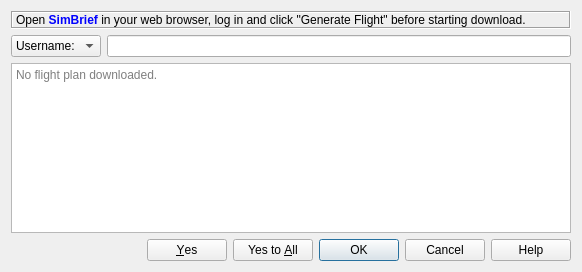
<?xml version="1.0" encoding="UTF-8"?>
<ui version="4.0">
 <class>FetchRouteDialog</class>
 <widget class="QDialog" name="FetchRouteDialog">
  <property name="geometry">
   <rect>
    <x>0</x>
    <y>0</y>
    <width>582</width>
    <height>272</height>
   </rect>
  </property>
  <property name="windowTitle">
   <string>Little Navmap - Open Flight Plan from SimBrief</string>
  </property>
  <layout class="QGridLayout" name="gridLayout">
   <item row="4" column="0" colspan="2">
    <widget class="QDialogButtonBox" name="buttonBox">
     <property name="orientation">
      <enum>Qt::Horizontal</enum>
     </property>
     <property name="standardButtons">
      <set>QDialogButtonBox::Cancel|QDialogButtonBox::Help|QDialogButtonBox::Ok|QDialogButtonBox::Yes|QDialogButtonBox::YesToAll</set>
     </property>
    </widget>
   </item>
   <item row="1" column="1">
    <widget class="QLineEdit" name="lineEditLogin">
     <property name="toolTip">
      <string/>
     </property>
    </widget>
   </item>
   <item row="0" column="0" colspan="2">
    <widget class="QLabel" name="labelHeader">
     <property name="frameShape">
      <enum>QFrame::Box</enum>
     </property>
     <property name="frameShadow">
      <enum>QFrame::Sunken</enum>
     </property>
     <property name="text">
      <string>Open &lt;a style=&quot;text-decoration:none;&quot; href=&quot;https://www.simbrief.com&quot;&gt;&lt;b&gt;SimBrief&lt;/b&gt;&lt;/a&gt; in your web browser, log in and click &quot;Generate Flight&quot; before starting download.</string>
     </property>
     <property name="wordWrap">
      <bool>true</bool>
     </property>
     <property name="margin">
      <number>5</number>
     </property>
     <property name="openExternalLinks">
      <bool>true</bool>
     </property>
     <property name="textInteractionFlags">
      <set>Qt::LinksAccessibleByMouse|Qt::TextSelectableByMouse</set>
     </property>
    </widget>
   </item>
   <item row="1" column="0">
    <widget class="QComboBox" name="comboBoxLoginType">
     <property name="toolTip">
      <string>&lt;html&gt;&lt;head/&gt;&lt;body&gt;&lt;p&gt;You can login by entering your username or by pilot ID.&lt;/p&gt;&lt;ul style=&quot;margin-top: 0px; margin-bottom: 0px; margin-left: 0px; margin-right: 0px; -qt-list-indent: 1;&quot;&gt;&lt;li style=&quot; margin-top:12px; margin-bottom:0px; margin-left:0px; margin-right:0px; -qt-block-indent:0; text-indent:0px;&quot;&gt;&amp;quot;Username&amp;quot; is your SimBrief login name as seen on the page &amp;quot;Account Settings&amp;quot; on tab &amp;quot;SimBrief Data&amp;quot;.&lt;/li&gt;&lt;li style=&quot; margin-top:0px; margin-bottom:12px; margin-left:0px; margin-right:0px; -qt-block-indent:0; text-indent:0px;&quot;&gt;The “Pilot ID” can be found by visiting the SimBrief page &amp;quot;Account Settings&amp;quot;, tab &amp;quot;SimBrief Data&amp;quot;.&lt;/li&gt;&lt;/ul&gt;&lt;/body&gt;&lt;/html&gt;</string>
     </property>
     <item>
      <property name="text">
       <string>Username:</string>
      </property>
     </item>
     <item>
      <property name="text">
       <string>Pilot ID:</string>
      </property>
     </item>
    </widget>
   </item>
   <item row="3" column="0" colspan="2">
    <widget class="QTextEdit" name="textEditResult">
     <property name="acceptDrops">
      <bool>false</bool>
     </property>
     <property name="toolTip">
      <string>Display messages, warnings or errors when downloading and reading the route description.</string>
     </property>
     <property name="tabChangesFocus">
      <bool>true</bool>
     </property>
     <property name="textInteractionFlags">
      <set>Qt::TextSelectableByKeyboard|Qt::TextSelectableByMouse</set>
     </property>
     <property name="placeholderText">
      <string>No flight plan downloaded.</string>
     </property>
    </widget>
   </item>
  </layout>
 </widget>
 <resources/>
 <connections/>
</ui>
